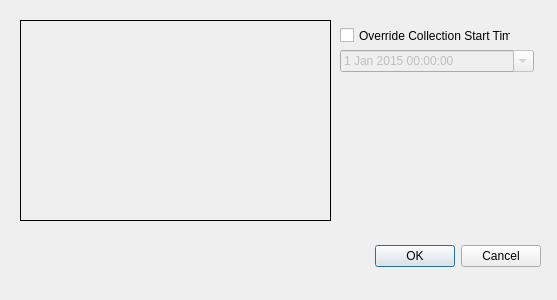
<?xml version="1.0" encoding="UTF-8"?>
<ui version="4.0">
 <class>DialogCopySources</class>
 <widget class="QDialog" name="DialogCopySources">
  <property name="geometry">
   <rect>
    <x>0</x>
    <y>0</y>
    <width>557</width>
    <height>300</height>
   </rect>
  </property>
  <property name="windowTitle">
   <string>Copy Sources</string>
  </property>
  <widget class="QDialogButtonBox" name="buttonBox">
   <property name="geometry">
    <rect>
     <x>200</x>
     <y>240</y>
     <width>341</width>
     <height>32</height>
    </rect>
   </property>
   <property name="sizePolicy">
    <sizepolicy hsizetype="Fixed" vsizetype="Fixed">
     <horstretch>0</horstretch>
     <verstretch>0</verstretch>
    </sizepolicy>
   </property>
   <property name="orientation">
    <enum>Qt::Horizontal</enum>
   </property>
   <property name="standardButtons">
    <set>QDialogButtonBox::Cancel|QDialogButtonBox::Ok</set>
   </property>
  </widget>
  <widget class="QLabel" name="labelCollectorCopy">
   <property name="geometry">
    <rect>
     <x>20</x>
     <y>20</y>
     <width>311</width>
     <height>201</height>
    </rect>
   </property>
   <property name="frameShape">
    <enum>QFrame::Box</enum>
   </property>
   <property name="text">
    <string/>
   </property>
   <property name="alignment">
    <set>Qt::AlignLeading|Qt::AlignLeft|Qt::AlignTop</set>
   </property>
   <property name="wordWrap">
    <bool>true</bool>
   </property>
  </widget>
  <widget class="QCheckBox" name="checkBoxOverrideCollectionStartTime">
   <property name="geometry">
    <rect>
     <x>340</x>
     <y>20</y>
     <width>171</width>
     <height>31</height>
    </rect>
   </property>
   <property name="text">
    <string>Override Collection Start Time</string>
   </property>
  </widget>
  <widget class="QDateTimeEdit" name="dateTimeEdit">
   <property name="enabled">
    <bool>false</bool>
   </property>
   <property name="geometry">
    <rect>
     <x>340</x>
     <y>50</y>
     <width>194</width>
     <height>22</height>
    </rect>
   </property>
   <property name="dateTime">
    <datetime>
     <hour>0</hour>
     <minute>0</minute>
     <second>0</second>
     <year>2015</year>
     <month>1</month>
     <day>1</day>
    </datetime>
   </property>
   <property name="maximumTime">
    <time>
     <hour>0</hour>
     <minute>0</minute>
     <second>1</second>
    </time>
   </property>
   <property name="calendarPopup">
    <bool>true</bool>
   </property>
  </widget>
 </widget>
 <resources/>
 <connections>
  <connection>
   <sender>buttonBox</sender>
   <signal>accepted()</signal>
   <receiver>DialogCopySources</receiver>
   <slot>accept()</slot>
   <hints>
    <hint type="sourcelabel">
     <x>248</x>
     <y>254</y>
    </hint>
    <hint type="destinationlabel">
     <x>278</x>
     <y>149</y>
    </hint>
   </hints>
  </connection>
  <connection>
   <sender>buttonBox</sender>
   <signal>rejected()</signal>
   <receiver>DialogCopySources</receiver>
   <slot>reject()</slot>
   <hints>
    <hint type="sourcelabel">
     <x>316</x>
     <y>260</y>
    </hint>
    <hint type="destinationlabel">
     <x>286</x>
     <y>274</y>
    </hint>
   </hints>
  </connection>
  <connection>
   <sender>checkBoxOverrideCollectionStartTime</sender>
   <signal>clicked(bool)</signal>
   <receiver>dateTimeEdit</receiver>
   <slot>setEnabled(bool)</slot>
   <hints>
    <hint type="sourcelabel">
     <x>425</x>
     <y>35</y>
    </hint>
    <hint type="destinationlabel">
     <x>436</x>
     <y>60</y>
    </hint>
   </hints>
  </connection>
 </connections>
</ui>
